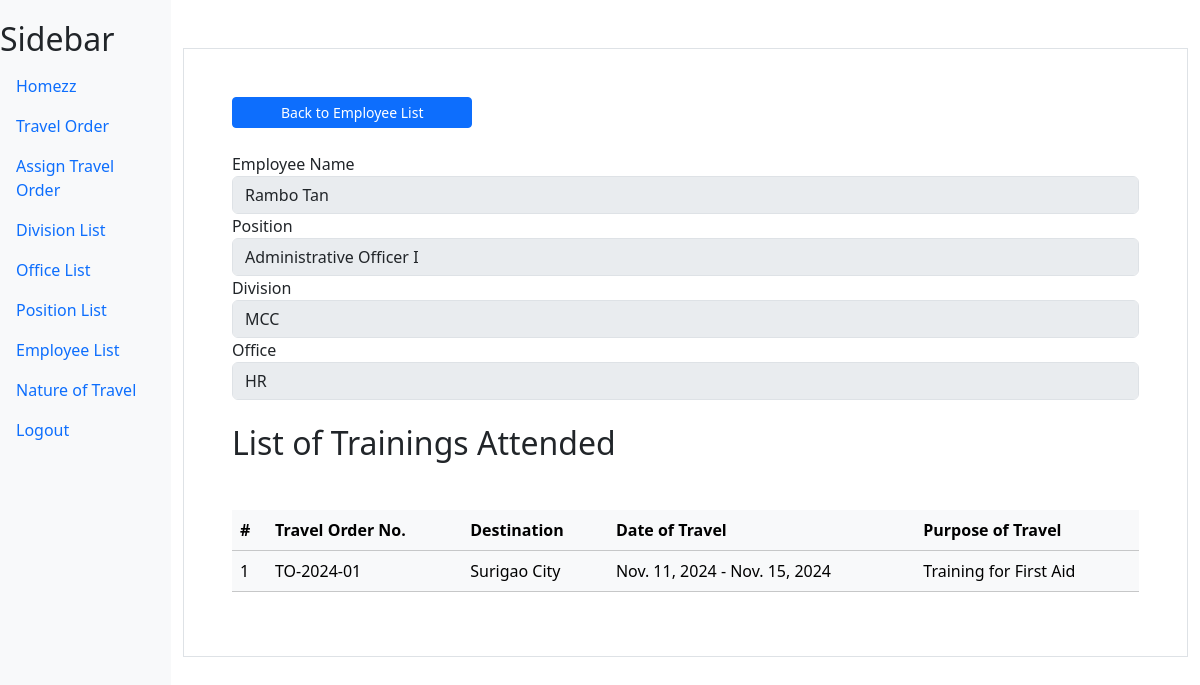
Page /trainings/1/ (signed in) on the committed database.
### myapp/models.py (models this page shows)
class Employee(models.Model):
    employee_name = models.CharField(max_length=100, verbose_name="Employee Name")
    position = models.ForeignKey(Position,on_delete=models.CASCADE)
    office = models.ForeignKey(Office,on_delete=models.CASCADE)

class Position(models.Model):
    position_name = models.CharField(max_length=100, verbose_name="Position")

class Office(models.Model):
    office_name = models.CharField(max_length=100, verbose_name="Office")
    division = models.ForeignKey(Division,on_delete=models.CASCADE)

class Division(models.Model):
    division_name = models.CharField(max_length=100, verbose_name="Division")

class AssignTravel(models.Model):
    travelorder = models.ForeignKey(TravelOrder,on_delete=models.CASCADE)
    employee = models.ForeignKey(Employee,on_delete=models.CASCADE)

class TravelOrder(models.Model):
    travel_number = models.CharField(max_length=100, verbose_name="Travel Order Number")
    destination = models.CharField(max_length=100,verbose_name="Destination")
    date_start = models.DateField(verbose_name="Date Start")
    date_end = models.DateField(verbose_name="Date End")
    purpose = models.CharField(max_length=100,verbose_name="Purpose of Travel")
    natureoftavel = models.ForeignKey(NatureOfTravel,on_delete=models.CASCADE)
    file = models.FileField(upload_to='documents/', default='documents/default_file.pdf', verbose_name="Upload File")

### myapp/views.py (the view)
# urls.py: path('trainings/<int:employee_id>/', views.view_trainings, name='view_trainings'),
@login_required
def view_trainings(request, employee_id):
    trainings = AssignTravel.objects.filter(employee_id=employee_id)
    employee = get_object_or_404(Employee, id=employee_id)
    context = {'trainings': trainings, 'employee_id': employee_id,'employee':employee}
    return render(request, 'myapp/trainings.html', context)

### myapp/templates/myapp/trainings.html
{% extends "myapp/base.html" %}
{% block content %}
<div class="container mt-5 p-5 border">
<div class="">
        <a href="{%url 'employee'%}" class="btn btn-primary px-5 btn-sm">Back to Employee List</a>
</div>
<div>
    <label for="employee_name" class="mt-4">Employee Name</label>
    <input type="text" class="form-control" value = "{{employee.employee_name}}"name="employee_name" id="employee_name" required disabled>
</div>
<div>
    <label for="position_name">Position</label>
    <input type="text" class="form-control" value = "{{employee.position.position_name}}"name="position_name" id="position_name" required disabled>
</div>
<div>
    <label for="division_name">Division</label>
    <input type="text" class="form-control" value = "{{employee.office.division.division_name}}"name="division_name" id="division_name" required disabled>
</div>
<div>
    <label for="office_name">Office</label>
    <input type="text" class="form-control" value = "{{employee.office.office_name}}"name="office_name" id="office_name" required disabled>
</div>
<br>
<h2>List of Trainings Attended</h2>
<table class="table mt-5 table-light">
    <thead>
        <tr>
            <th scope="col">#</th>
            <th scope="col">Travel Order No.</th>
            <th scope="col">Destination</th>
            <th scope="col">Date of Travel</th>
            <th scope="col">Purpose of Travel</th>
        </tr>
    </thead>
    <tbody>
        {% for training in trainings %}
        <tr>
            <td>{{ forloop.counter }}</td>
            <td>{{ training.travelorder.travel_number }}</td>
            <td>{{ training.travelorder.destination }}</td>
            <td>{{ training.travelorder.date_start }} - {{ training.travelorder.date_end }}</td>
            <td>{{ training.travelorder.purpose }}</td>
        </tr>
        {%endfor%}
</div>
{% endblock content %}

### myapp/templates/myapp/base.html (style rules this page uses)
body { display: flex; }

### rows in the picture
Employee: employee_name "Rambo Tan", position_name "Administrative Officer I", division_name "MCC", office_name "HR"
AssignTravel: travelorder.travel_number "TO-2024-01", travelorder.destination "Surigao City", travelorder.date_start "Nov. 11, 2024", travelorder.date_end "Nov. 15, 2024", travelorder.purpose "Training for First Aid"
